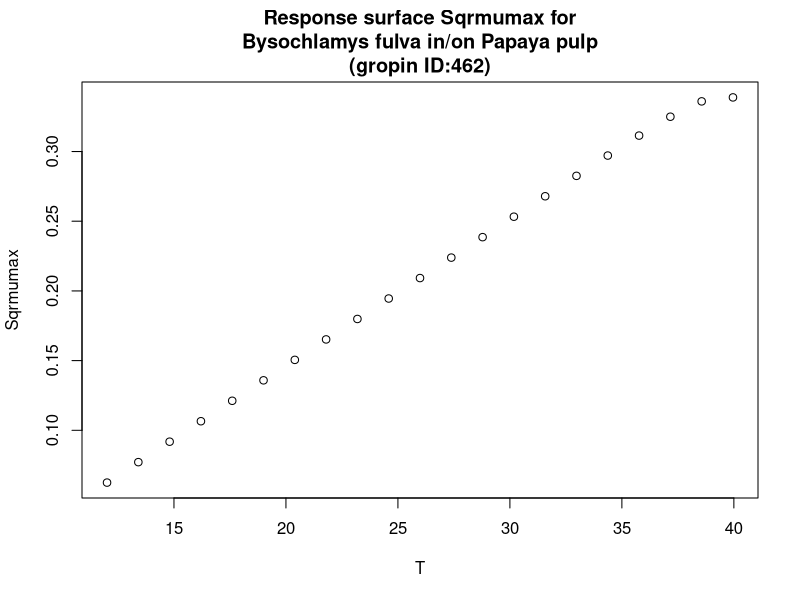

The R source for this figure:
#############################
# start of Parameter script
#############################
T <- seq(12.012,39.96003996004,length.out=21)
#############################
# end of Parameter script
#############################
############################# 
# start of Model script Gropin ID 462 
#############################
 
# constant coefficients for this model
 
variables <- data.frame(T)
argumentsPar <- expand.grid(variables)
 
# heart of the model
response_surface <- function(T) {
   mumax <-1.05*(10^-2)*(T-6.06)*(1-exp(8.09*(10^-1)*(T-43.71)))

return(mumax=mumax)
} 

# output parameters
responseSurface <- cbind(argumentsPar,response_surface(argumentsPar['T']))
colnames(responseSurface) <- c(colnames(argumentsPar),'Sqrmumax')
#############################
# End of Model script
#############################
############################# 
# start of Visualisation script Gropin ID 462 
#############################
plot(T,responseSurface$'Sqrmumax',xlab='T',
                          ylab='Sqrmumax',main='Response surface Sqrmumax for
Bysochlamys fulva in/on Papaya pulp
(gropin ID:462)')
#############################
# End of Visualisation script
#############################
